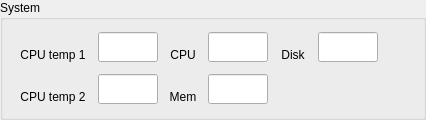
            <widget class="QGroupBox" name="groupBox_system">
             <property name="minimumSize">
              <size>
               <width>0</width>
               <height>120</height>
              </size>
             </property>
             <property name="maximumSize">
              <size>
               <width>5200</width>
               <height>200</height>
              </size>
             </property>
             <property name="title">
              <string>System</string>
             </property>
             <layout class="QGridLayout" name="gridLayout_12">
              <property name="leftMargin">
               <number>5</number>
              </property>
              <property name="topMargin">
               <number>0</number>
              </property>
              <property name="rightMargin">
               <number>5</number>
              </property>
              <property name="bottomMargin">
               <number>0</number>
              </property>
              <property name="spacing">
               <number>0</number>
              </property>
              <item row="1" column="3">
               <widget class="QLineEdit" name="lineEdit_mem">
                <property name="minimumSize">
                 <size>
                  <width>50</width>
                  <height>30</height>
                 </size>
                </property>
                <property name="maximumSize">
                 <size>
                  <width>60</width>
                  <height>30</height>
                 </size>
                </property>
                <property name="text">
                 <string/>
                </property>
                <property name="alignment">
                 <set>Qt::AlignLeading|Qt::AlignLeft|Qt::AlignVCenter</set>
                </property>
               </widget>
              </item>
              <item row="1" column="0">
               <widget class="QLabel" name="label_75">
                <property name="minimumSize">
                 <size>
                  <width>90</width>
                  <height>30</height>
                 </size>
                </property>
                <property name="maximumSize">
                 <size>
                  <width>90</width>
                  <height>30</height>
                 </size>
                </property>
                <property name="text">
                 <string>CPU temp 2</string>
                </property>
                <property name="alignment">
                 <set>Qt::AlignBottom|Qt::AlignHCenter</set>
                </property>
               </widget>
              </item>
              <item row="0" column="2">
               <widget class="QLabel" name="label_74">
                <property name="minimumSize">
                 <size>
                  <width>50</width>
                  <height>30</height>
                 </size>
                </property>
                <property name="maximumSize">
                 <size>
                  <width>50</width>
                  <height>30</height>
                 </size>
                </property>
                <property name="text">
                 <string>CPU</string>
                </property>
                <property name="alignment">
                 <set>Qt::AlignBottom|Qt::AlignHCenter</set>
                </property>
               </widget>
              </item>
              <item row="0" column="5">
               <widget class="QLabel" name="label_68">
                <property name="minimumSize">
                 <size>
                  <width>50</width>
                  <height>30</height>
                 </size>
                </property>
                <property name="maximumSize">
                 <size>
                  <width>50</width>
                  <height>30</height>
                 </size>
                </property>
                <property name="text">
                 <string>Disk</string>
                </property>
                <property name="alignment">
                 <set>Qt::AlignBottom|Qt::AlignHCenter</set>
                </property>
               </widget>
              </item>
              <item row="0" column="0">
               <widget class="QLabel" name="label_72">
                <property name="minimumSize">
                 <size>
                  <width>90</width>
                  <height>30</height>
                 </size>
                </property>
                <property name="maximumSize">
                 <size>
                  <width>90</width>
                  <height>30</height>
                 </size>
                </property>
                <property name="text">
                 <string>CPU temp 1</string>
                </property>
                <property name="alignment">
                 <set>Qt::AlignBottom|Qt::AlignHCenter</set>
                </property>
               </widget>
              </item>
              <item row="0" column="10">
               <spacer name="horizontalSpacer_2">
                <property name="orientation">
                 <enum>Qt::Horizontal</enum>
                </property>
                <property name="sizeHint" stdset="0">
                 <size>
                  <width>40</width>
                  <height>20</height>
                 </size>
                </property>
               </spacer>
              </item>
              <item row="1" column="2">
               <widget class="QLabel" name="label_69">
                <property name="minimumSize">
                 <size>
                  <width>50</width>
                  <height>30</height>
                 </size>
                </property>
                <property name="maximumSize">
                 <size>
                  <width>50</width>
                  <height>30</height>
                 </size>
                </property>
                <property name="text">
                 <string>Mem</string>
                </property>
                <property name="alignment">
                 <set>Qt::AlignBottom|Qt::AlignHCenter</set>
                </property>
               </widget>
              </item>
              <item row="0" column="1">
               <widget class="QLineEdit" name="lineEdit_cpu_max_temp">
                <property name="minimumSize">
                 <size>
                  <width>50</width>
                  <height>30</height>
                 </size>
                </property>
                <property name="maximumSize">
                 <size>
                  <width>60</width>
                  <height>30</height>
                 </size>
                </property>
                <property name="text">
                 <string/>
                </property>
                <property name="alignment">
                 <set>Qt::AlignLeading|Qt::AlignLeft|Qt::AlignVCenter</set>
                </property>
               </widget>
              </item>
              <item row="1" column="1">
               <widget class="QLineEdit" name="lineEdit_cpu_package_temp">
                <property name="minimumSize">
                 <size>
                  <width>50</width>
                  <height>30</height>
                 </size>
                </property>
                <property name="maximumSize">
                 <size>
                  <width>60</width>
                  <height>30</height>
                 </size>
                </property>
                <property name="text">
                 <string/>
                </property>
                <property name="alignment">
                 <set>Qt::AlignLeading|Qt::AlignLeft|Qt::AlignVCenter</set>
                </property>
               </widget>
              </item>
              <item row="0" column="6">
               <widget class="QLineEdit" name="lineEdit_disk">
                <property name="minimumSize">
                 <size>
                  <width>50</width>
                  <height>30</height>
                 </size>
                </property>
                <property name="maximumSize">
                 <size>
                  <width>60</width>
                  <height>30</height>
                 </size>
                </property>
                <property name="text">
                 <string/>
                </property>
                <property name="alignment">
                 <set>Qt::AlignLeading|Qt::AlignLeft|Qt::AlignVCenter</set>
                </property>
               </widget>
              </item>
              <item row="0" column="3">
               <widget class="QLineEdit" name="lineEdit_cpu">
                <property name="minimumSize">
                 <size>
                  <width>50</width>
                  <height>30</height>
                 </size>
                </property>
                <property name="maximumSize">
                 <size>
                  <width>60</width>
                  <height>30</height>
                 </size>
                </property>
                <property name="text">
                 <string/>
                </property>
                <property name="alignment">
                 <set>Qt::AlignLeading|Qt::AlignLeft|Qt::AlignVCenter</set>
                </property>
               </widget>
              </item>
             </layout>
            </widget>
